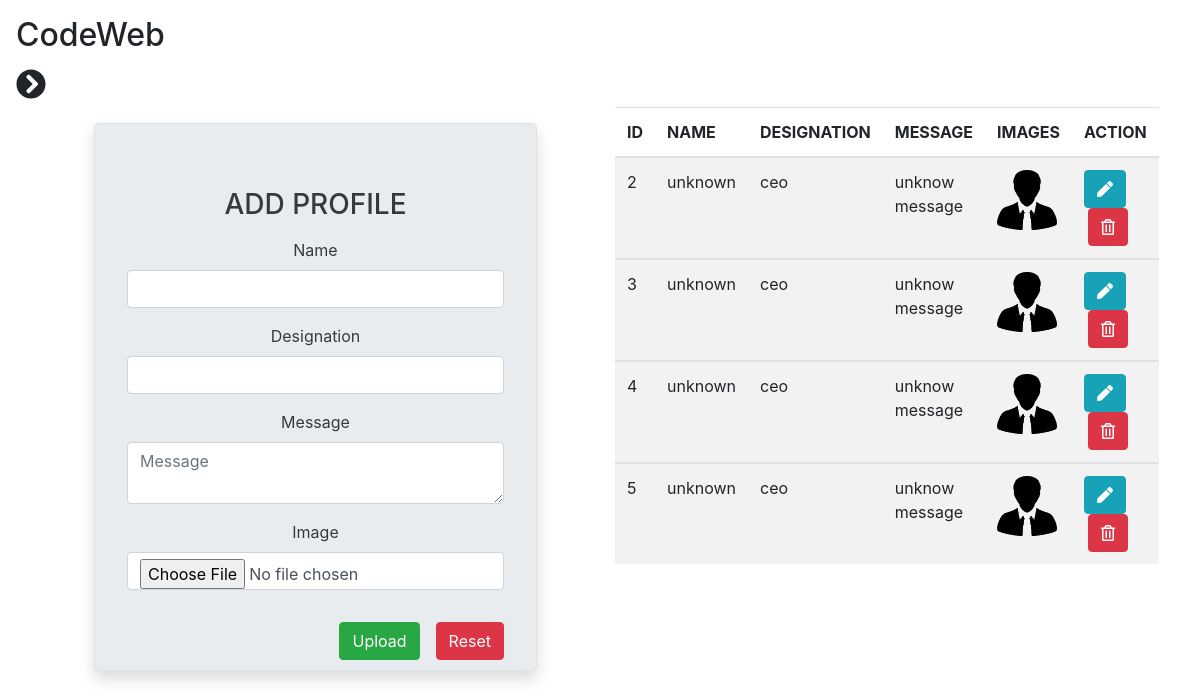
Page /admin/team.php (signed in) on the committed database.
### tables this page shows
CREATE TABLE `team` (
  `id` int(255) NOT NULL,
  `name` varchar(100) NOT NULL,
  `designation` varchar(100) NOT NULL,
  `message` text NOT NULL,
  `image` varchar(500) NOT NULL
);

### admin/team.php (the view, shortened to what this page needs)
<?php
include('includs/header.php');
?>
<div class="col-sm-12">
    <div class="container-fluid">
      <div class="row">
        <div class="col-sm-6">
          <div class=" mx-5 my-3 text-center">
            <form action="" class="jumbotron shadow text-dark border mt-3" method="POST" enctype="multipart/form-data">
              <h3 class="text-center mb-3">ADD PROFILE</h3>
              <div class="form-group">
                  <label for="name">Name</label>
                  <input type="text" name="Name" class="form-control"  value="<?php if(isset($row['name'])){echo $row['name'];}?>">
              </div>
              <div class="form-group">
                  <label for="name">Designation</label>
                  <input type="text" name="Designation" class="form-control"  value="<?php if(isset($row['designation'])){echo $row['designation'];}?>">
              </div>
              <div class="form-group">
                  <label for="name">Message</label>
                  <textarea name="Message" placeholder="Message" class="form-control" required=""  value="<?php if(isset($row['message'])){echo $row['message'];}?>"></textarea>
              </div>
              <div class="form-group">
                  <label for="mobile">Image</label>
                  <input type="file" name="uploadfile"  class="form-control" value="<?php if(isset($row['image'])){echo $row['image'];}?>">
              </div>
              <input type="reset" value="Reset" class="btn btn-danger ml-3 my-3 float-right">
              <?php
                if(isset($_REQUEST['Edit']))
                {
                  echo '<input type="hidden" name="hId" value='.$row["id"].'><button type="submit" name="update" class="btn btn-primary float-right my-3">UPDATE</button>';
                }
                else
                {
                  echo'<input type="Submit" name="upload" value="Upload" class="btn btn-success my-3 float-right">';
                }
              ?>
            </form>
          </div>
        </div>
        <div class="col-sm-6">
          <?php
          $sql="SELECT * FROM team";
          $result=$conn->query($sql);
          if($result->num_rows>0)
          {
              echo '<table class="table table-striped">';
                  echo '<thead>';
                      echo '<tr>';
                      echo '<th scope="col">ID</th>';
                      echo '<th scope="col">NAME</th>';
                      echo '<th scope="col">DESIGNATION</th>';
                      echo '<th scope="col">MESSAGE</th>';
                      echo '<th scope="col">IMAGES</th>';
                      echo '<th scope="col">ACTION</th>';
                      echo '</tr>';
                  echo '</thead>';
                  while($row=$result->fetch_assoc())
                  {
                  echo '<tbody>';
                      echo '<tr>';
                      echo '<td>'.$row['id'].'</td>';
                      echo '<td>'.$row['name'].'</td>';
                      echo '<td>'.$row['designation'].'</td>';
                      echo '<td>'.$row['message'].'</td>';
                      echo '<td><img src="image/team/'.$row['image'].'"width="60" height="60" alt="">'.'</td>';
                      echo '<form action="" method="POST">';
                      echo '<td>';
                      echo '<button type="submit" name="Edit" class="btn btn-info mr-1"><i class="fas fa-pen"></i></button>';
                      echo '<button type="submit" name="Delete" class="btn btn-danger ml-1"><i class="far fa-trash-alt"></i></button>';
                      echo '</td>';
                      echo '</form>';
                      echo '</tr>';
                  echo '</tbody>';
                  }
              echo '</table>';
          }
          else
          {
              echo "0 result";
          }
          ?>
        </div>
      </div>
    </div>
</div>
<?php include('includs/footer.php'); ?>

### rows in the picture
team: id "2", name "unknown", designation "ceo", message "unknow message", image (placeholder picture)
team: id "3", name "unknown", designation "ceo", message "unknow message", image (placeholder picture)
team: id "4", name "unknown", designation "ceo", message "unknow message", image (placeholder picture)
team: id "5", name "unknown", designation "ceo", message "unknow message", image (placeholder picture)
